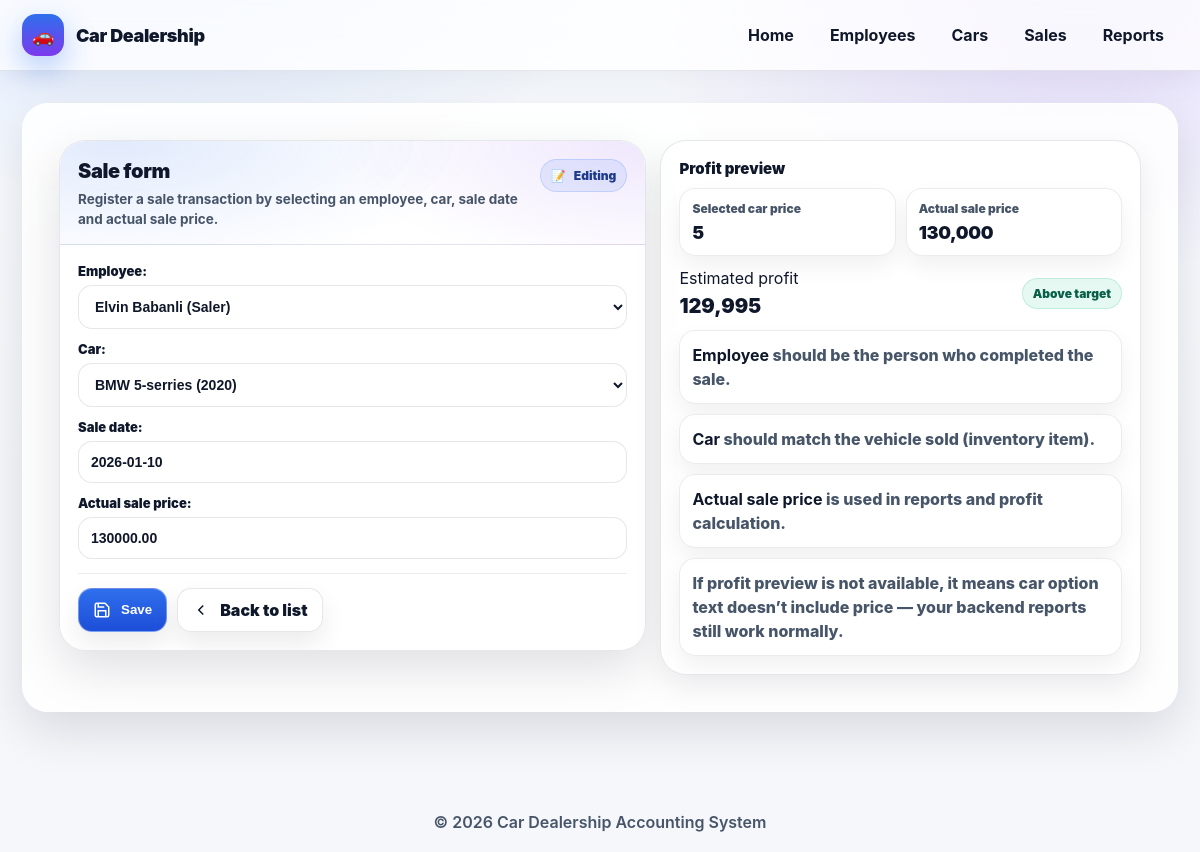
The page /dealership/sales/1/edit/ on the database its author committed.
### dealership/models.py (models this page shows, shortened)
class TimeStampedModel(models.Model):
    created_at = models.DateTimeField(auto_now_add=True)
    updated_at = models.DateTimeField(auto_now=True)
    class Meta:
        abstract = True

class Sale(TimeStampedModel):
    employee = models.ForeignKey(Employee, on_delete=models.PROTECT, related_name="sales")
    car = models.ForeignKey(Car, on_delete=models.PROTECT, related_name="sales")
    sale_date = models.DateField(default=timezone.localdate)
    actual_sale_price = models.DecimalField(max_digits=12, decimal_places=2, validators=[MinValueValidator(0)])
    class Meta:
        ordering = ["-sale_date", "-id"]

### dealership/views.py (the view)
# urls.py: path("sales/<int:pk>/edit/", views.SaleUpdateView.as_view(), name="sale_edit"),
class SaleUpdateView(UpdateView):
    model = Sale
    form_class = SaleForm
    template_name = "dealership/sale_form.html"
    success_url = reverse_lazy("dealership:sale_list")

### dealership/forms.py
class SaleForm(forms.ModelForm):
    class Meta:
        model = Sale
        fields = ["employee", "car", "sale_date", "actual_sale_price"]

### dealership/models.py (called while the page is built)
    def __str__(self) -> str:
        return f"{self.full_name} ({self.position})"

    def __str__(self) -> str:
        return f"{self.manufacturer} {self.model} ({self.year})"

### dealership/templates/dealership/sale_form.html (shortened to what this page needs)
{% extends "base.html" %}
{% block content %}
<div class="form-page">
  <section class="panel" id="formPanel">
    <div class="panel-head">
      <div>
        <h2 class="title">Sale form</h2>
        <p class="subtitle">
          Register a sale transaction by selecting an employee, car, sale date and actual sale price.
        </p>
      </div>
      <span class="pill" id="modePill">
      </span>
    </div>
    <div class="panel-body">
      <form method="post" id="saleForm" novalidate>
        {{ form.as_p }}
        <div class="actions">
          <button type="submit" class="btn primary">
            <span class="ic" aria-hidden="true">
              <svg viewBox="0 0 24 24" width="18" height="18" fill="none" stroke="currentColor" stroke-width="2">
                <path d="M19 21H5a2 2 0 0 1-2-2V5a2 2 0 0 1 2-2h11l5 5v11a2 2 0 0 1-2 2Z"/>
                <path d="M17 21v-8H7v8"/>
                <path d="M7 3v5h8"/>
              </svg>
            </span>
            Save
          </button>
          <a class="btn" href="{% url 'dealership:sale_list' %}">
            <span class="ic" aria-hidden="true">
              <svg viewBox="0 0 24 24" width="18" height="18" fill="none" stroke="currentColor" stroke-width="2">
                <path d="M15 18l-6-6 6-6"/>
              </svg>
            </span>
            Back to list
          </a>
        </div>
      </form>
    </div>
  </section>
  <aside class="side" id="sidePanel">
    <h3>Profit preview</h3>
    <div class="kpis">
      <div class="kpi">
        <div class="lbl">Selected car price</div>
        <div class="val" id="carPotential">—</div>
      </div>
      <div class="kpi">
        <div class="lbl">Actual sale price</div>
        <div class="val" id="actualPrice">—</div>
      </div>
    </div>
    <div style="display:flex; align-items:center; justify-content:space-between; gap:10px; margin-bottom: 12px;">
      <div>
        <div class="lbl" style="margin-bottom:6px;">Estimated profit</div>
        <div class="val" id="profitVal" style="font-size: 20px; font-weight:1000;">—</div>
      </div>
      <span class="tag mid" id="profitTag">Waiting…</span>
    </div>
    <ul class="tips">
      <li class="tip"><strong>Employee</strong> should be the person who completed the sale.</li>
      <li class="tip"><strong>Car</strong> should match the vehicle sold (inventory item).</li>
      <li class="tip"><strong>Actual sale price</strong> is used in reports and profit calculation.</li>
      <li class="tip">If profit preview is not available, it means car option text doesn’t include price — your backend reports still work normally.</li>
    </ul>
  </aside>
</div>
{% endblock %}

### dealership/templates/base.html (style rules this page uses)
:root { --bg:#f5f7fb; --surface:rgba(255,255,255,.85); --surface-2:#ffffff; --text:#0f172a; --muted:#475569; --border:rgba(15,23,42,.10); --primary:#2f6fed; --primary-2:#1d4ed8; --accent:#7c3aed; --shadow:0 18px 50px rgba(2,6,23,.12); --shadow-soft:0 10px 28px rgba(2,6,23,.08); --radius-xl:26px; --radius-lg:18px; --radius-md:14px; --ease:cubic-bezier(.2,.8,.2,1); }
* { box-sizing:border-box }
html,body { margin:0;padding:0 }
body { font-family: Inter, system-ui, -apple-system, Segoe UI, Roboto, Arial, sans-serif; background: radial-gradient(1000px 500px at 10% -10%, rgba(47,111,237,.18), transparent 55%), radial-gradient(800px 500px at 90% 0%, rgba(124,58,237,.16), transparent 55%), linear-gradient(180deg, #f8fbff 0%, var(--bg) 60%); color:var(--text); min-height:100vh; }

### rows shown on the page
Sale: employee "Elvin Babanli (Saler)", car "BMW 5-serries (2020)", sale_date "2026-01-10", actual_sale_price "130000.00"

### other values the page prints
{{ now|default:"2026" }} "2026"
